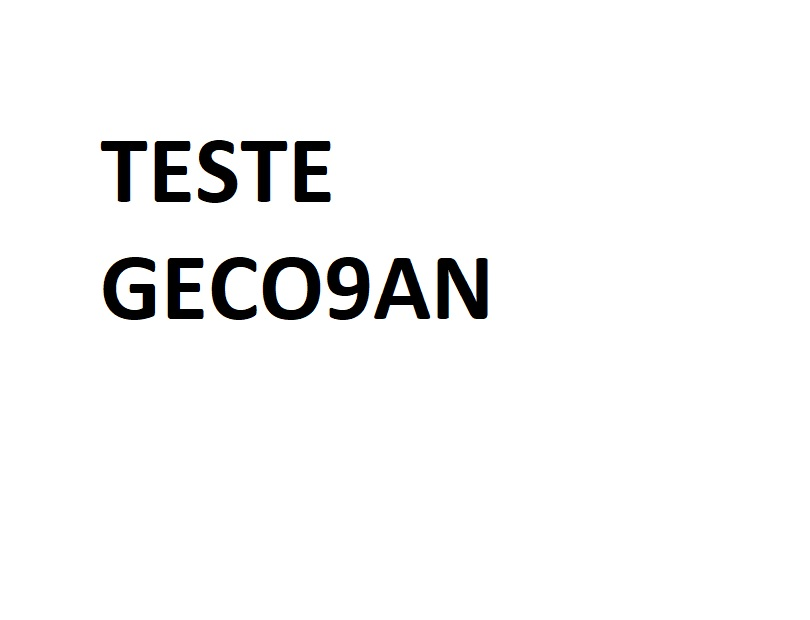
#> input picture Aula_02_24/images/entrada.jpg, 810 x 620 px
$ python ex02.py
#> lines starting #> are read from the running program, lines starting #| are printed output that depends on the picture
"""
- Faça uma escala de azul
- Pode utilizar a imagem entrada.jpg
- Não se esqueça de mostrar a imagem
"""

# Importação das bibliotecas
import cv2

image = cv2.imread('images/entrada.jpg')
#> image is the input picture: shape (620, 810, 3); mean B, G, R 246, 246, 246

for b in range(0, 255, 1):  # percorre as linhas
    for g in range(0, 255, 10):  # percorre as colunas
        for r in range(0, 255, 10):  # percorre as colunas
            image[b + 65, int(25 * g / 10 + r / 10)] = b, g, r
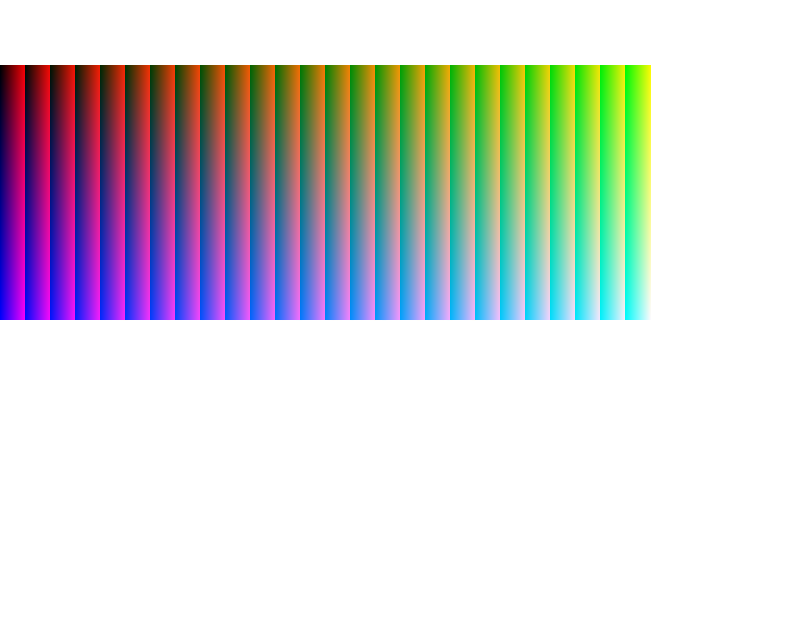
#> image: shape (620, 810, 3); mean B, G, R 212.7, 212.1, 210.4

# Mostra a imagem com a função imshow
cv2.imshow("Nome da janela", image)
cv2.waitKey(0)  # espera pressionar qualquer tecla
# Salvar a imagem no disco com função imwrite()
cv2.imwrite("images/saida_ex02.jpg", image)
